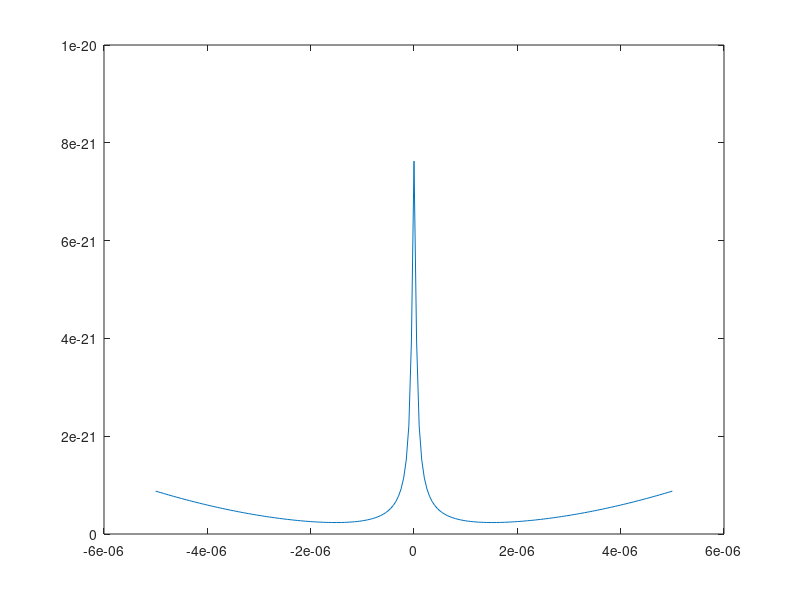

Write MATLAB code to recreate this figure.
mp=1.67e-27;
m=40*mp;
Q=1.6e-19;
epsilon=8.854e-12;
kq=Q^2/(4*pi*epsilon);
w1=2*pi*5e6;
w2=2*pi*0.2e6;
k1=m*w1^2;
k2=m*w2^2;
l2=(Q^2/(2*m*w2^2*pi*epsilon))^(1/3);

% p=100;
% q=100;
% E=zeros(p,q);
% 
% x1=0.5e-6;
% y1=5.5e-6;
% x2=([1:p]-5)*1e-7;
% y2=([1:q])*1e-7;
% 
% for i=1:p
%     for j=1:q
%         E(i,j)=kq/sqrt((x1-x2(i))^2+(y1-y2(j))^2)+k1/2*(x1^2+x2(i)^2)+k2/2*(y1^2+y2(j)^2);
%     end
% end
% surf(x2,y2,E);
Emin=kq/l2+2*k2/2*(l2/2)^2;
E1=[];
E=[];
for x1=-5e-6:0.05e-6:5e-6
    E1=[];
    for y1=-0.5e-4:0.1e-6:0.5e-4
        E0=kq/sqrt(x1^2+(y1+l2/2)^2)+k1/2*x1^2+k2/2*y1^2+k2/2*(l2/2)^2;
        if(E0>1e-21)
            E0=1e-21;
        end
           E1=[E1,E0];
                        
    end
    E=[E;E1];
    
end
x1=-5e-6:0.05e-6:5e-6;
y1=-0.5e-4:0.1e-6:0.5e-4;
ymax=[];

for i=1:length(x1)
    ymax1=-y1(1);
    for j=2:length(y1)-1
        if kq/sqrt(x1(i)^2+(y1(j)+l2/2)^2)+k1/2*x1(i)^2+k2/2*y1(j)^2>kq/sqrt(x1(i)^2+(y1(j-1)+l2/2)^2)+k1/2*x1(i)^2+k2/2*y1(j-1)^2 && kq/sqrt(x1(i)^2+(y1(j)+l2/2)^2)+k1/2*x1(i)^2+k2/2*y1(j)^2>kq/sqrt(x1(i)^2+(y1(j+1)+l2/2)^2)+k1/2*x1(i)^2+k2/2*y1(j+1)^2
            ymax1=y1(j);
        end
    end
    ymax=[ymax,ymax1];
end
surf(y1,x1,E);
imagesc(y1,x1,E);
plot(x1,ymax);
plot(x1,kq./sqrt(x1.^2+(ymax+l2/2).^2)+k1/2*x1.^2+k2/2*ymax.^2+k2/2*(l2/2)^2);